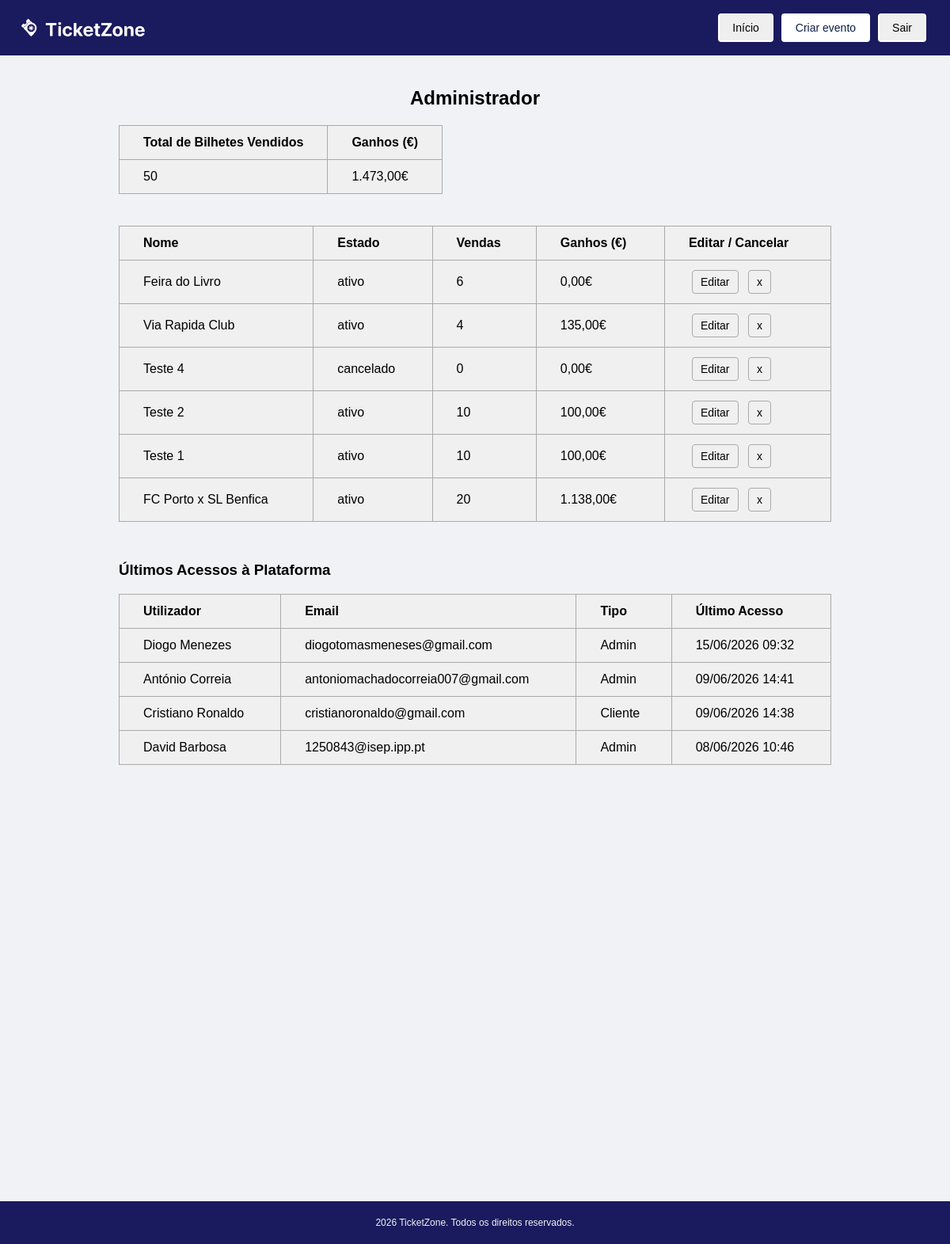
The page /admin.php (signed in) on the database as committed earlier.
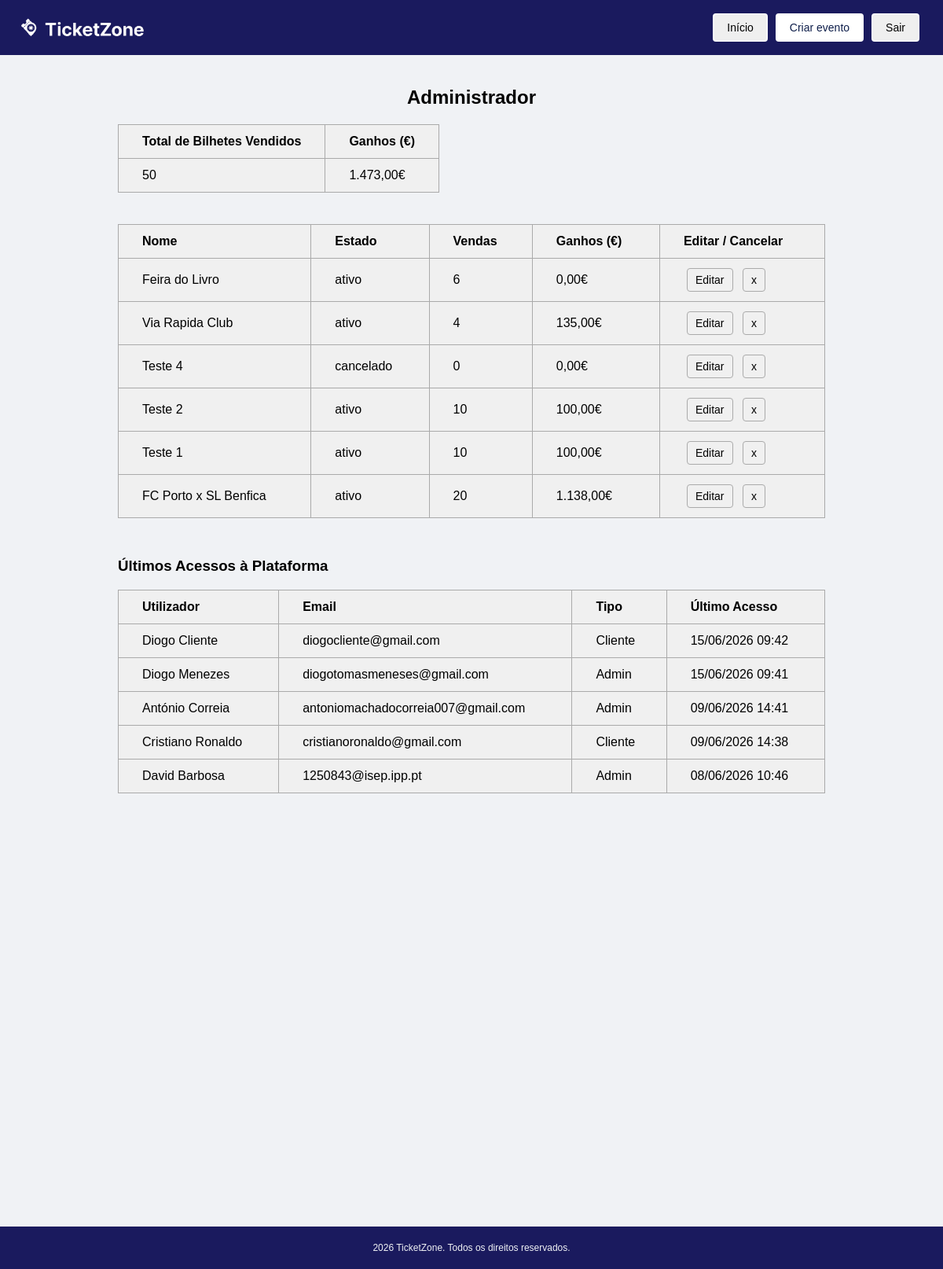
The same page on the database as committed later.
### tables this page shows
CREATE TABLE eventos (
        id INTEGER PRIMARY KEY AUTOINCREMENT,
        nome TEXT NOT NULL,
        descricao TEXT,
        data_inicio TEXT NOT NULL,
        data_fim TEXT NOT NULL,
        local TEXT NOT NULL,
        imagem TEXT,
        estado TEXT DEFAULT 'ativo' CHECK(estado IN ('ativo', 'cancelado')),
        id_categoria INTEGER,
        id_admin INTEGER,
        FOREIGN KEY (id_categoria) REFERENCES categorias(id),
        FOREIGN KEY (id_admin) REFERENCES utilizadores(id)
    );

CREATE TABLE utilizadores (
        id INTEGER PRIMARY KEY AUTOINCREMENT,
        username TEXT NOT NULL UNIQUE,
        email TEXT NOT NULL UNIQUE,
        password_hash TEXT NOT NULL,
        tipo TEXT NOT NULL CHECK(tipo IN ('cliente', 'admin')),
        data_registo TEXT DEFAULT CURRENT_TIMESTAMP,
        ultimo_acesso TEXT
    );

### scripts/carregar_eventos.php (called while the page is built, shortened)
<?php
$db = new SQLite3(__DIR__ . '/../ticketzone.db');
$query = "
    SELECT
        e.id,
        e.nome,
        e.estado,
        COALESCE(SUM(ic.quantidade), 0)                    AS total_bilhetes,
        COALESCE(SUM(ic.quantidade * ic.preco_unitario), 0) AS total_ganhos
    FROM eventos e
    LEFT JOIN tipos_bilhete tb ON tb.id_evento = e.id
    LEFT JOIN itens_compra ic  ON ic.id_tipo_bilhete = tb.id
    LEFT JOIN compras c        ON c.id = ic.id_compra AND c.estado = 'concluida'
    GROUP BY e.id, e.nome, e.estado
    ORDER BY e.id DESC
";
$resultado = $db->query($query);
$eventos = [];
while ($linha = $resultado->fetchArray(SQLITE3_ASSOC)) {
    $eventos[] = $linha;
}
?>

### scripts/carregar_entradas.php (called while the page is built, shortened)
<?php
$db = new SQLite3(__DIR__ . '/../ticketzone.db');
$query = "
    SELECT
        username,
        email,
        tipo,
        ultimo_acesso
    FROM utilizadores
    WHERE ultimo_acesso IS NOT NULL
    ORDER BY ultimo_acesso DESC
    LIMIT 50
";
$resultado = $db->query($query);
$entradas = [];
while ($linha = $resultado->fetchArray(SQLITE3_ASSOC)) {
    $entradas[] = $linha;
}
?>

### admin.php (the view, shortened to what this page needs)
<?php
require_once __DIR__ . '/scripts/carregar_eventos.php';
require_once __DIR__ . '/scripts/carregar_entradas.php';
$total_bilhetes_geral = 0;
$total_ganhos_geral   = 0;
foreach ($eventos as $evento) {
    $total_bilhetes_geral += $evento['total_bilhetes'];
    $total_ganhos_geral   += $evento['total_ganhos'];
}
?>
<!DOCTYPE html>
<html lang="pt">
<head>
    <link rel="stylesheet" href="styles/admin.css" />
</head>
<body>
    <nav>
        <div class="logo-nav">
            <img src="images/logo.png" alt="Logo TicketZone" />
        </div>
        <div class="botoes-nav">
            <button class="botao botao-home" onclick="location.href='index.php'">Início</button>
            <button class="botao botao-criar" onclick="location.href='eventos.php'">Criar evento</button>
            <button class="botao botao-sair" onclick="location.href='scripts/logout.php'">Sair</button>
        </div>
    </nav>
    <main>
        <h2>Administrador</h2>
        <div class="resumo">
            <table>
                <thead>
                    <tr>
                        <th>Total de Bilhetes Vendidos</th>
                        <th>Ganhos (€)</th>
                    </tr>
                </thead>
                <tbody>
                    <tr>
                        <td><?= number_format($total_bilhetes_geral, 0, ',', '.') ?></td>
                        <td><?= number_format($total_ganhos_geral,   2, ',', '.') ?>€</td>
                    </tr>
                </tbody>
            </table>
        </div>
        <table class="eventos">
            <thead>
                <tr>
                    <th>Nome</th>
                    <th>Estado</th>
                    <th>Vendas</th>
                    <th>Ganhos (€)</th>
                    <th>Editar / Cancelar</th>
                </tr>
            </thead>
            <tbody>
                <?php if (empty($eventos)): ?>
                    <tr>
                        <td colspan="5" style="text-align: center; color: #888;">
                            Nenhum evento encontrado.
                        </td>
                    </tr>
                <?php else: ?>
                    <?php foreach ($eventos as $evento): ?>
                        <tr>
                            <td><?= htmlspecialchars($evento['nome']) ?></td>
                            <td><?= htmlspecialchars($evento['estado']) ?></td>
                            <td><?= number_format($evento['total_bilhetes'], 0, ',', '.') ?></td>
                            <td><?= number_format($evento['total_ganhos'],   2, ',', '.') ?>€</td>
                            <td>
                                <button class="botao-editar"
                                        onclick="location.href='eventos.php?id=<?= $evento['id'] ?>'">
                                    Editar
                                </button>
                                <button class="botao-cancelar"
                                        onclick="location.href='scripts/cancelar_evento.php?id=<?= $evento['id'] ?>'">
                                    x
                                </button>
                            </td>
                        </tr>
                    <?php endforeach; ?>
                <?php endif; ?>
            </tbody>
        </table>
        <h3 style="margin-top: 50px;">Últimos Acessos à Plataforma</h3>
        <table class="eventos">
            <thead>
                <tr>
                    <th>Utilizador</th>
                    <th>Email</th>
                    <th>Tipo</th>
                    <th>Último Acesso</th>
                </tr>
            </thead>
            <tbody>
                <?php if (empty($entradas)): ?>
                    <tr>
                        <td colspan="4" style="text-align: center; color: #888;">
                            Nenhum acesso registado.
                        </td>
                    </tr>
                <?php else: ?>
                    <?php foreach ($entradas as $entrada): ?>
                        <tr>
                            <td><?= htmlspecialchars($entrada['username']) ?></td>
                            <td><?= htmlspecialchars($entrada['email']) ?></td>
                            <td><?= ucfirst(htmlspecialchars($entrada['tipo'])) ?></td>
                            <td>
                                <?php
                                    $timestamp = strtotime($entrada['ultimo_acesso']);
                                    echo date('d/m/Y H:i', $timestamp);
                                ?>
                            </td>
                        </tr>
                    <?php endforeach; ?>
                <?php endif; ?>
            </tbody>
        </table>
    </main>
    <footer>
        <p>2026 TicketZone. Todos os direitos reservados.</p>
    </footer>
</body>
</html>

### styles/admin.css (style rules this page uses)
body { font-family: Arial, sans-serif; background-color: #f0f2f5; margin: 0; padding: 0; }
nav { background-color: #1a1a5e; padding: 0px 30px; display: flex; justify-content: space-between; align-items: center; height: 70px; overflow: hidden; }
h2 { text-align: center; }
.logo-nav { color: white; font-size: 20px; font-weight: bold; display: flex; align-items: center; gap: 10px; }
.logo-nav img { height: 300px; margin-left: -80px; display: block; }
.botoes-nav { display: flex; gap: 10px; }
.botao { padding: 8px 16px; border-radius: 4px; font-size: 14px; cursor: pointer; border: 2px solid white; }
.botao-criar { background-color: white; color: #0f1f4b; }
main { max-width: 900px; margin: 40px auto; padding: 0 20px; }
table { border-collapse: collapse; background-color: #f0f0f0; }
th, td { border: 1px solid #aaaaaa; padding: 12px 30px; text-align: left; }
th { font-weight: bold; }
.resumo { margin-bottom: 40px; }
.eventos { width: 100%; }
.botao-editar,.botao-cancelar { padding: 6px 10px; border-radius: 4px; border: 1px solid #aaaaaa; background-color: #f0f0f0; cursor: pointer; font-size: 14px; margin: 0 4px; }
footer { text-align: center; padding: 8px; font-size: 12px; color: #f0f2f5; background-color: #1a1a5e; margin-top: 550px; border-top: 1px solid #eee; }

Rows that differ between the two databases and show on the page:
added utilizadores: username "Diogo Cliente", email "diogocliente@gmail.com", tipo "Cliente", ultimo_acesso "15/06/2026 09:42"
changed utilizadores "Diogo Menezes": ultimo_acesso "15/06/2026 09:32" → "15/06/2026 09:41"
